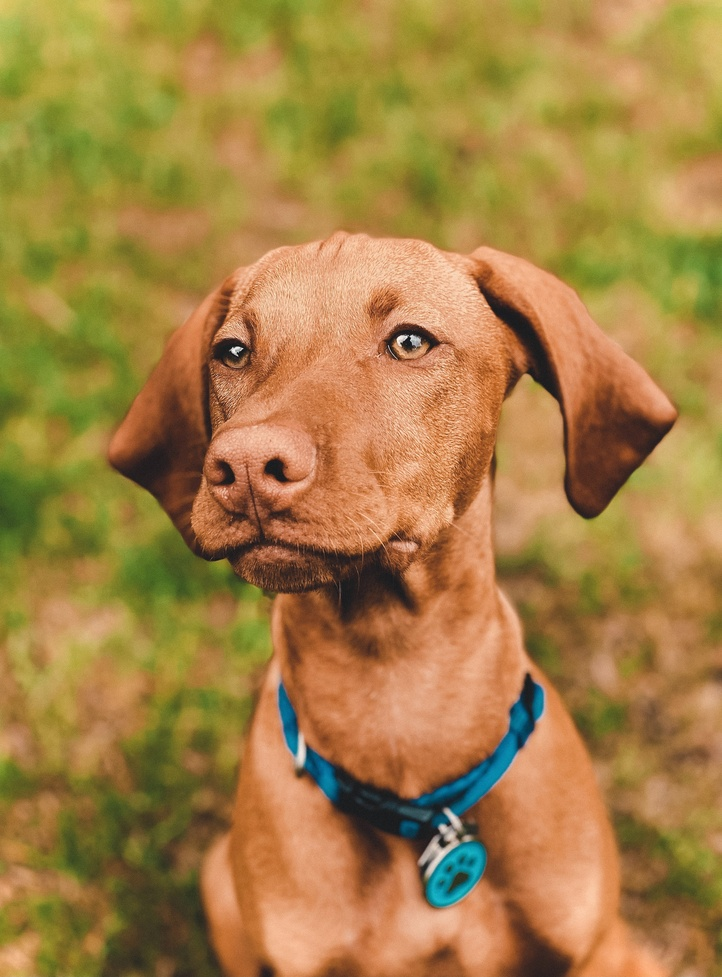
#> input picture Fourier/dogg.jpg, 722 x 977 px, shrunk from 2858 x 3867 before the run
$ python ima2.py
#> lines starting #> are read from the running program, lines starting #| are printed output that depends on the picture
# -*- coding: utf-8 -*-
import cv2 as cv
import numpy as np
from matplotlib import pyplot as plt

#Doc anh
img = cv.imread('dogg.jpg', 0)
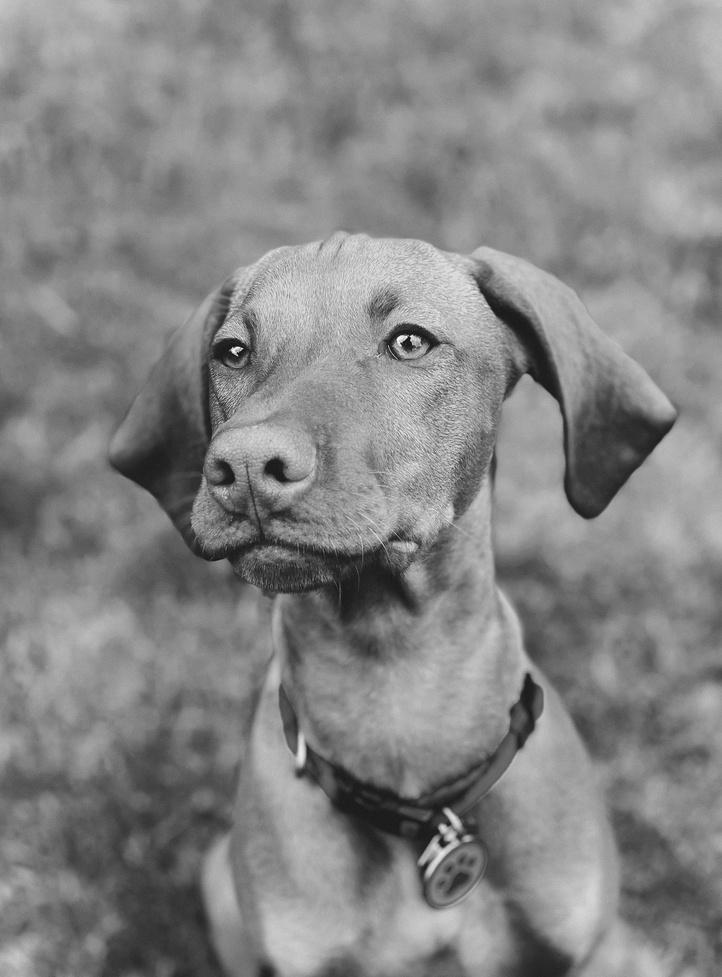
#> img: shape (977, 722); min 10, max 246, mean 132.6

#Bien doi Fourier
f = np.fft.fft2(img)
fshift = np.fft.fftshift(f)
res = np.log(np.abs(fshift))
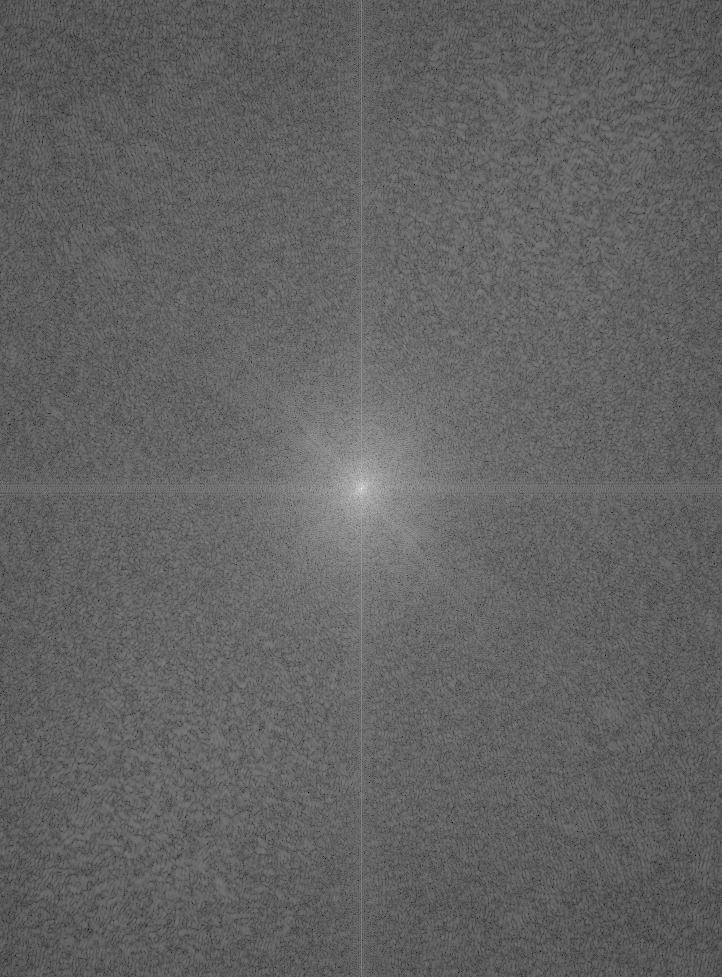
#> res: shape (977, 722) float64; min 1.66, max 18.35, mean 8.14; drawn with min black and max white

#Bien doi Fourier nguoc
ishift = np.fft.ifftshift(fshift)
iimg = np.fft.ifft2(ishift)
iimg = np.abs(iimg)

#Hien thi hinh anh
plt.subplot(131), plt.imshow(img, 'gray'), plt.title('Original Image')
plt.axis('off')
plt.subplot(132), plt.imshow(res, 'gray'), plt.title('Fourier Image')
plt.axis('off')
plt.subplot(133), plt.imshow(iimg, 'gray'), plt.title('Inverse Fourier Image')
plt.axis('off')
plt.show()
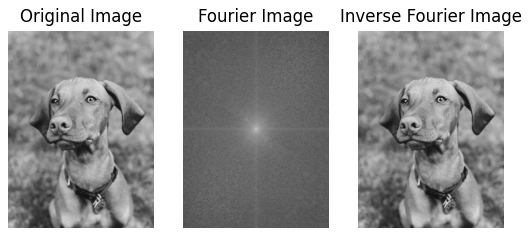
#> figure drawn by matplotlib, 3 panels

$ run again, with Fourier/Ftran.png saved as Fourier/dogg.jpg
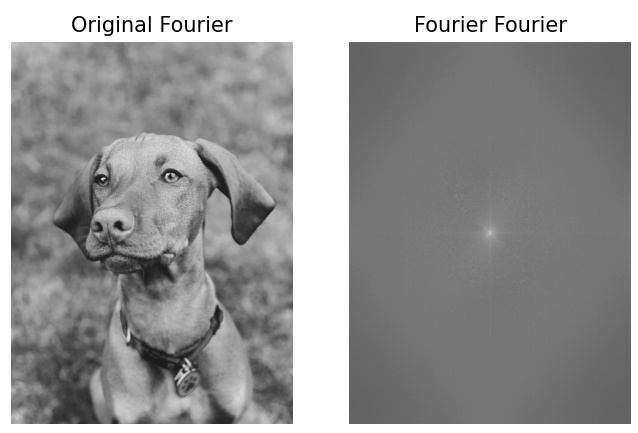
#> input picture Fourier/Ftran.png, 638 x 433 px
#> img is the input picture: shape (433, 638); min 0, max 255, mean 151.4
#> `res = np.log(np.abs(fshift))`:
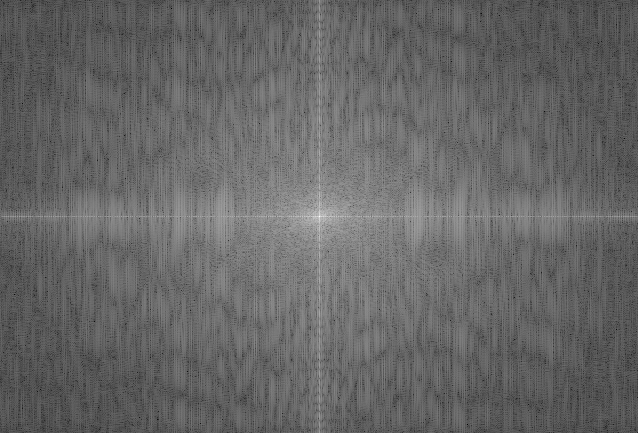
#> res: shape (433, 638) float64; min 1.31, max 17.55, mean 7.85; drawn with min black and max white
#> `plt.show()`:
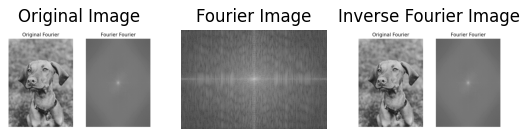
#> figure drawn by matplotlib, 3 panels

$ run again, with Fourier/IFTran.png saved as Fourier/dogg.jpg
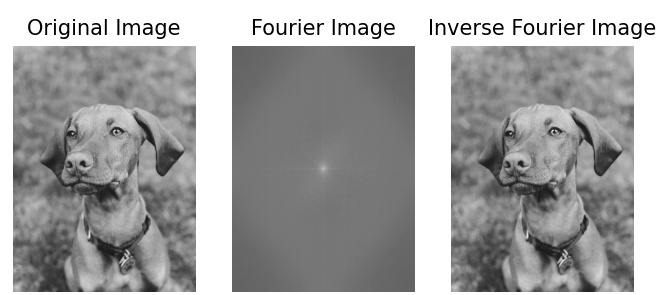
#> input picture Fourier/IFTran.png, 660 x 295 px
#> img is the input picture: shape (295, 660); min 0, max 255, mean 162.9
#> `res = np.log(np.abs(fshift))`:
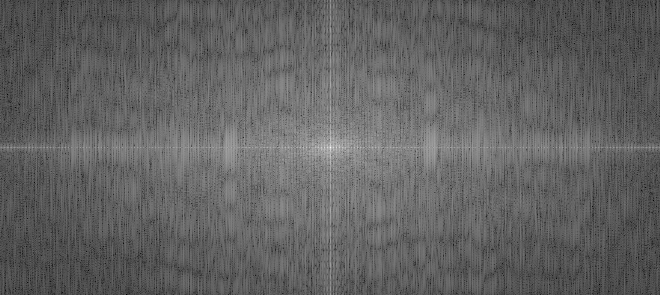
#> res: shape (295, 660) float64; min 2.36, max 17.27, mean 8.11; drawn with min black and max white
#> `plt.show()`:
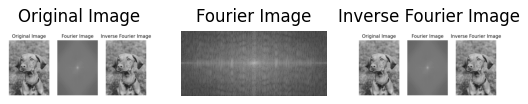
#> figure drawn by matplotlib, 3 panels
